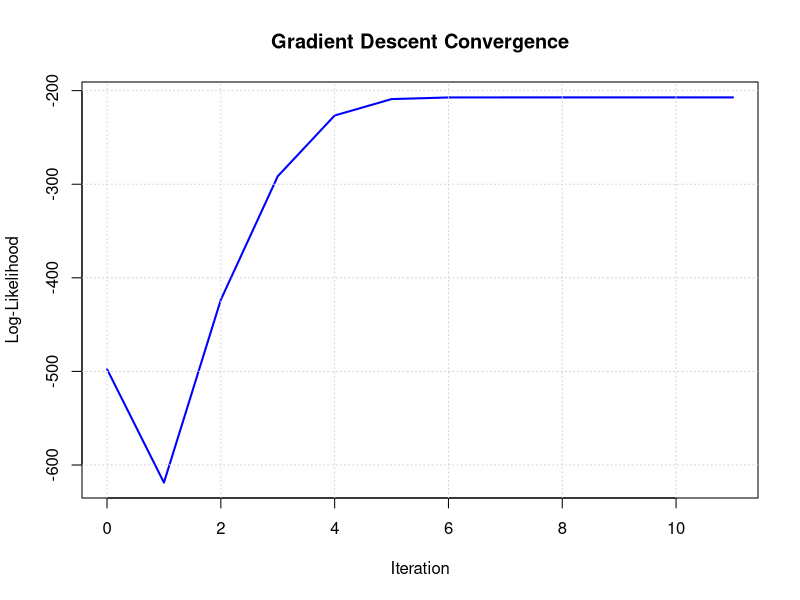

Recreate this plot in R.
## ---- chunk 1
knitr::opts_chunk$set(echo = TRUE)
## ---- chunk 2
set.seed(123)
true_lambda <- 5
n <- 100

# 1. Really Basic Rejection Sampling Function
# Just use R function for poisson
simulate_truncated_poisson <- function(n, lambda) {
  samples <- numeric(0)
  while(length(samples) < n) {
    # Propose from a standard Poisson
    proposal <- rpois(n, lambda)
    # Reject values 0 and 1
    valid <- proposal[proposal >= 2]
    samples <- c(samples, valid)
  }
  return(samples[1:n])
}

y <- simulate_truncated_poisson(n, true_lambda)

# 2. Log-likelihood and Gradient Functions
log_lik <- function(lambda, y) {
  n <- length(y)
  -n * lambda + log(lambda) * sum(y) - sum(lfactorial(y)) - n * log(1 - exp(-lambda) - lambda * exp(-lambda))
}
gradient <- function(lambda, y) {
  n <- length(y)
  -n + sum(y)/lambda - n * (lambda * exp(-lambda)) / (1 - exp(-lambda) - lambda * exp(-lambda))
}

# 3. Gradient Descent
lambda_curr <- 1 # Starting value
alpha <- 0.05   # Learning rate, 0.05 seems to converge quite fast
tol <- 1e-5 # Tolerance
max_iter <- 2000 # Set a hard limit for iteration also
history <- data.frame(iter = 0, lambda = lambda_curr, loglik = log_lik(lambda_curr, y))

for (i in 1:max_iter) {
  grad <- gradient(lambda_curr, y)
  lambda_next <- lambda_curr + alpha * grad # We add because we maximize so go up the gradient
  
  new_loglik <- log_lik(lambda_next, y)
  history <- rbind(history, c(i, lambda_next, new_loglik))
  
  if (abs(lambda_next - lambda_curr) < tol) {
    break
  }
  lambda_curr <- lambda_next
}

# Results
print(paste("Final MLE for lambda:", round(lambda_curr, 5)))
# Simple plotting the log-likelihood over iterations
plot(history$iter, history$loglik, type = "l", col = "blue", lwd = 2,
     xlab = "Iteration", ylab = "Log-Likelihood",
     main = "Gradient Descent Convergence")
grid()
summary(history)
history
